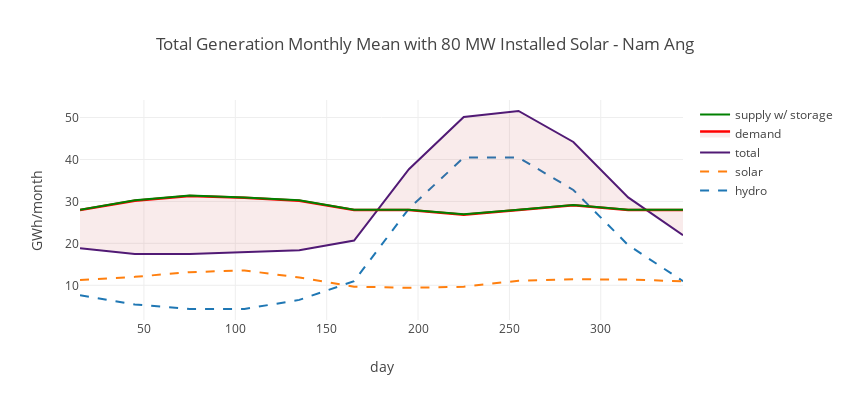

The notebook cell saved with this chart:
### Markdown cell above
## Hydro-Solar Co-Development

### Code cell
# hdyro-solar energy combined
# Usage:
#   - choose value for 'solar_installed' to roughly balance installed hydro energy (e.g. GWh)
#   - set value for 'demand_target'
#   - adjust value for 'demand_target' 
#     until "Yearly balance of energy generated minus demand" is slightly positive
#   - check required storage

# define reference monthly electricity demand curve
demand_target = 39.5  #MW
demand_monthly_energy = adjust_demand_monthly_energy(demand, demand_target)  #GWh/month
print('Reference mean monthly demand: '+str(round(mean(demand_monthly_energy.mean()),1))+' GWh/month'); print('')

# installed solar chosen to roughly balance day demand with solar and night demand with hydro
solar_installed = 80  #MW
print('Mean solar energy production monthly = '
      +str(round(solar_mean_monthly(solar_installed).mean(),1))+' GWh/month');

# installed hydro capacity
print('Mean hydro energy production monthly= '+str(round(hydro_mean_monthly.mean(),1))+' GWh/month'); print('')

# total power generation (no storage)
total_mean_monthly = solar_mean_monthly(solar_installed) + hydro_mean_monthly

# required storage to flatten hydro generation over wet and dry seasons
# calculate monthly diff between demand and hdyro generation
total_demand_diff = total_mean_monthly - demand_monthly_energy
print('Yearly balance of energy generated minus demand: '+str(round(total_demand_diff.sum(),1))+' GWh/year') 

storage = energy_storage(total_demand_diff)
resv_storage = sum(storage['fill']) * 3600 / (head_net * 9.805 * 0.9 /10**6)  #m3
print('Required reservior storage: '+str(round(resv_storage/10**6,1))+' mil m3'); print('')

supply_monthly_mean = demand_monthly_energy * (1.00 + total_demand_diff.sum()/12 / demand_monthly_energy.mean())

# plot results
def show_results():
    trace1 = go.Scatter(
        y= total_mean_monthly,
        x=arange(15, 380, 30),
        mode='lines',
        #fill = "tozeroy", 
        #line=dict(color = 'blue'),
        line=dict(color = 'rgb(81, 26, 117'),
        name= 'total',
        )

    trace2 = go.Scatter(
        y= hydro_mean_monthly,
        x=arange(15, 380, 30),
        mode='lines',    
        line=dict(
            dash = 'dash',
            #color = 'orange'
            ),        
        name= 'hydro',
        )

    trace3 = go.Scatter(
        y= solar_mean_monthly(solar_installed),
        x=arange(15, 380, 30),
        mode='lines',
        line=dict(
            dash = 'dash',
            #color = 'green'
            ),        
        name= 'solar',
        )

    trace4 = go.Scatter(
        y= demand_monthly_energy,
        x=arange(15, 380, 30),
        mode='lines',
        fill = "tonexty",
        #fill = "tozeroy""#A020F066" ##,
        ##fillcolor = 'rgba(232, 219, 215, 0.5)', 
        fillcolor = 'rgba(193, 66, 66, 0.1)',
        line=dict(color = 'red',
                  width = 2.5),
        name= 'demand',
        )
    
    trace5 = go.Scatter(
        y= supply_monthly_mean,
        x=arange(15, 380, 30),
        mode='lines',
        line=dict(color = 'green'),    
        name= 'supply w/ storage',
        )    
    
    layout=go.Layout(title="Total Generation Monthly Mean with "+str(solar_installed)+" MW Installed Solar - "+project, 
                 xaxis={'title':'day'},
                 yaxis={'title':'GWh/month'},
                 width=850,
                 height=400,
                )

    figure=go.Figure(data=[trace2, trace3, trace1, trace4, trace5],layout=layout)

    print('Installed hydro rated capacity = '+ str(rated_hydro_cap)+' MW')
    print('Installed solar peak capacity = '+str(solar_installed)+" MW")
    print('Monthly energy production = '+str(round(total_mean_monthly.mean(),1))+' GWh')
    print('Standard deviation of monthly energy production (no storage) = '+str(round(total_mean_monthly.std(),1))+' GWh')
    print('Coeff of variation of monthly energy production (no storage) = '+str(round(variation(total_mean_monthly),3)))

    plotly.iplot(figure)

show_results()    
    
# Notes
#   - analysis still based on capped discharge (no cap needed if storage!!)

### Figure 1 — Plotly figure (JSON) as saved in the notebook; plotly's stock layout.template omitted (floating-point values rounded to 4 significant figures)
{"data": [{"line": {"dash": "dash"}, "mode": "lines", "name": "hydro", "type": "scatter", "x": [15, 45, 75, 105, 135, 165, 195, 225, 255, 285, 315, 345, 375], "y": [7.614, 5.439, 4.351, 4.351, 6.526, 10.99, 28.28, 40.46, 40.46, 32.74, 19.58, 10.99]}, {"line": {"dash": "dash"}, "mode": "lines", "name": "solar", "type": "scatter", "x": [15, 45, 75, 105, 135, 165, 195, 225, 255, 285, 315, 345, 375], "y": [11.24, 12.02, 13.14, 13.55, 11.85, 9.685, 9.393, 9.66, 11.1, 11.44, 11.39, 10.95]}, {"line": {"color": "rgb(81, 26, 117"}, "mode": "lines", "name": "total", "type": "scatter", "x": [15, 45, 75, 105, 135, 165, 195, 225, 255, 285, 315, 345, 375], "y": [18.86, 17.46, 17.49, 17.9, 18.38, 20.67, 37.67, 50.12, 51.56, 44.18, 30.97, 21.94]}, {"fill": "tonexty", "fillcolor": "rgba(193, 66, 66, 0.1)", "line": {"color": "red", "width": 2.5}, "mode": "lines", "name": "demand", "type": "scatter", "x": [15, 45, 75, 105, 135, 165, 195, 225, 255, 285, 315, 345, 375], "y": [27.94, 30.18, 31.29, 30.85, 30.18, 27.94, 27.94, 26.82, 27.94, 29.06, 27.94, 27.94]}, {"line": {"color": "green"}, "mode": "lines", "name": "supply w/ storage", "type": "scatter", "x": [15, 45, 75, 105, 135, 165, 195, 225, 255, 285, 315, 345, 375], "y": [28.04, 30.28, 31.4, 30.95, 30.28, 28.04, 28.04, 26.91, 28.04, 29.16, 28.04, 28.04]}], "layout": {"height": 400, "title": "Total Generation Monthly Mean with 80 MW Installed Solar - Nam Ang", "width": 850, "xaxis": {"title": "day"}, "yaxis": {"title": "GWh/month"}}}
